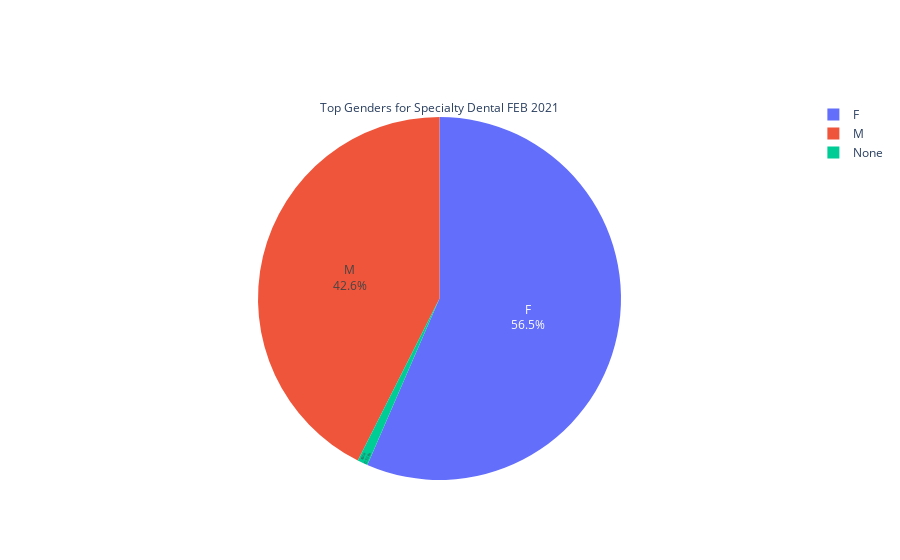

This figure's notebook cell:
### Code cell
df = pd.read_csv("Anesthesiology_Month_10_dent.csv")
genders = dict(df['PatientGender'].value_counts())
fig = go.Figure(data=[go.Pie(labels=list(genders.keys()), values=list(genders.values()))])
fig.update_traces(textposition='inside', textinfo='percent+label', title = "Top Genders for Specialty Dental FEB 2021")
fig.write_html('dental_gender_plot.html')
imgplot = plt.imshow(mpimg.imread('dental_gender_plot.png'))
plt.show()
fig.show()

### Figure 1 — Plotly figure (JSON) as saved in the notebook; plotly's stock layout.template omitted (floating-point values rounded to 4 significant figures)
{"data": [{"labels": ["F", "M", "None"], "textinfo": "percent+label", "textposition": "inside", "title": {"text": "Top Genders for Specialty Dental FEB 2021"}, "type": "pie", "values": [1224, 922, 20]}], "layout": {}}
